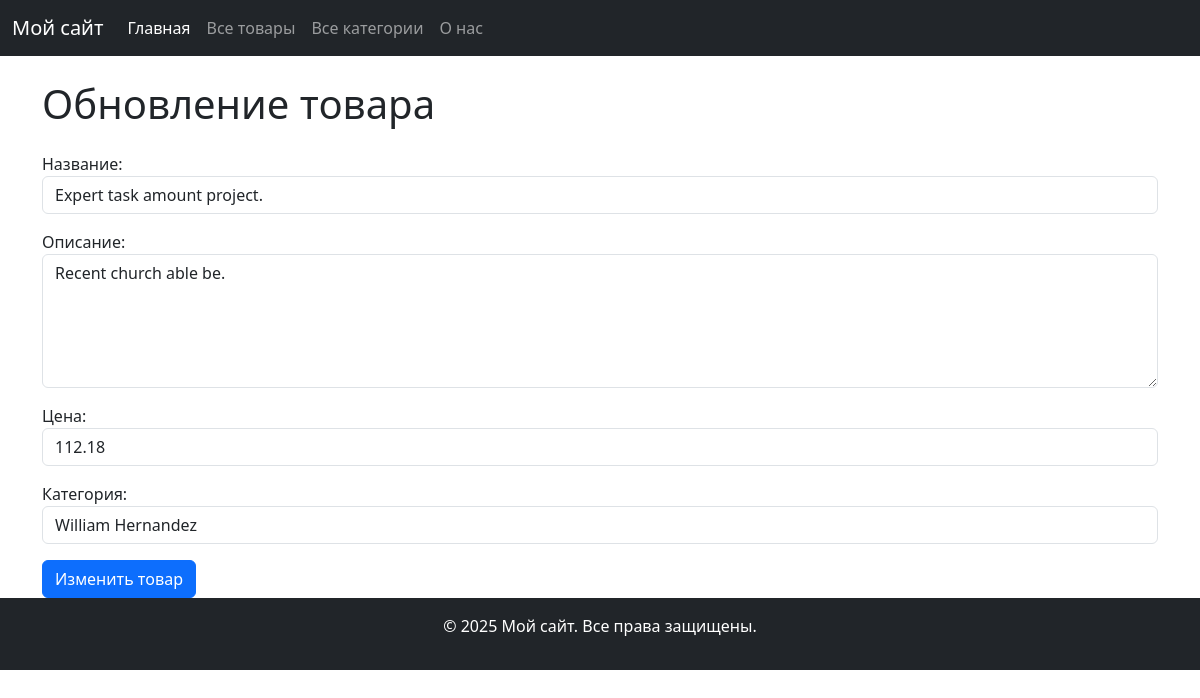
Screenshot of /products/1/edit/ with the database file from the repository.
### store_app/models.py (models this page shows, shortened)
class Product(models.Model):
    name = models.CharField(
        max_length=100,
    )
    description = models.TextField(default="")
    price = models.DecimalField(max_digits=10, decimal_places=2, default=0)
    created_at = models.DateTimeField(auto_now_add=True)
    category = models.ForeignKey(Category, on_delete=models.CASCADE)

class Category(models.Model):
    name = models.CharField(max_length=100)
    description = models.TextField(default="")
    def __str__(self):
        return self.name

### store_app/views.py (the view, shortened to what this page needs)
# urls.py: path('products/<int:pk>/edit/', views.ProductUpdateView.as_view(), name='edit_product'),
class ProductUpdateView(UpdateView):
    model = Product
    template_name = 'store_app/edit_product.html'
    form_class = ProductModelForm
    success_url = reverse_lazy('products')
    def get_context_data(self, **kwargs):
        context = super().get_context_data(**kwargs)
        context['title'] = 'Обновление товара'
        return context

### store_app/forms.py (shortened to what this page needs)
class ProductModelForm(forms.ModelForm):
    class Meta:
        model = Product
        fields = ["name", "description", "price", "category"]
        labels = {
            'name': 'Название',
            'description': 'Описание',
            'price': 'Цена',
            'category': 'Категория',
        }
        widgets = {
            'name': forms.TextInput(attrs={'class': 'form-control', 'placeholder': 'Введите название товара'}),
            'description': forms.Textarea(attrs={'class': 'form-control', 'rows': 5, 'placeholder': 'Введите описание товара'}),
            'price': forms.NumberInput(attrs={'class': 'form-control'}),
            'category': forms.Select(attrs={'class': 'form-control'}),
        }

### store_app/templates/store_app/edit_product.html (shortened to what this page needs)
{% extends 'store_app/base.html' %}
{% block content %}
        <h1>{{ title }}</h1>
<form method="post" class="mt-4">
  {{ form.as_p }}
  <button type="submit" class="btn btn-primary">Изменить товар</button>
</form>
{% endblock %}

### rows the page displays
Product: name "Expert task amount project.", description "Recent church able be.", price "112.18", category "William Hernandez"

### other values shown
{{ title }} "Обновление товара"
